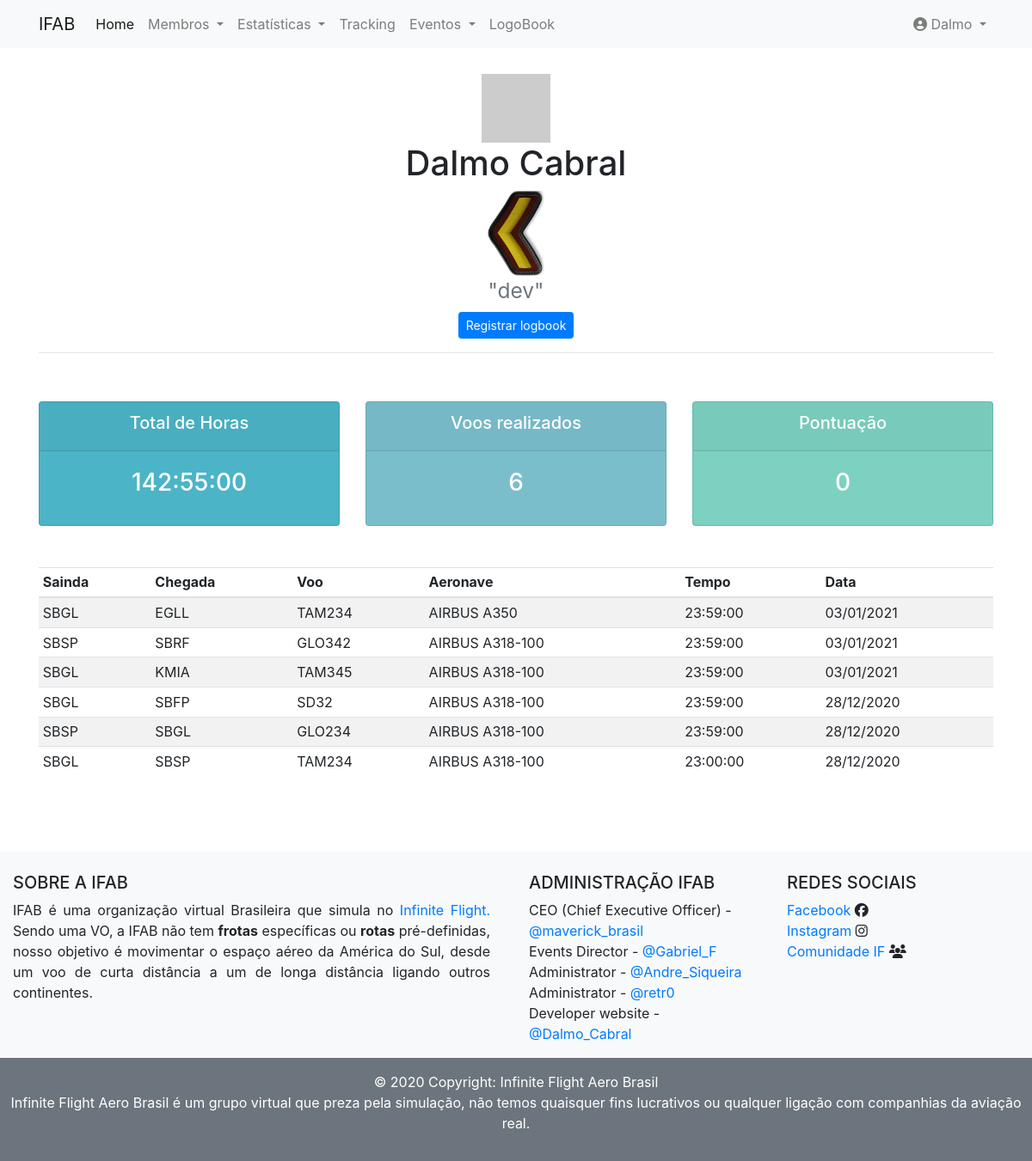
The app's page /user/1 (signed in), older data.
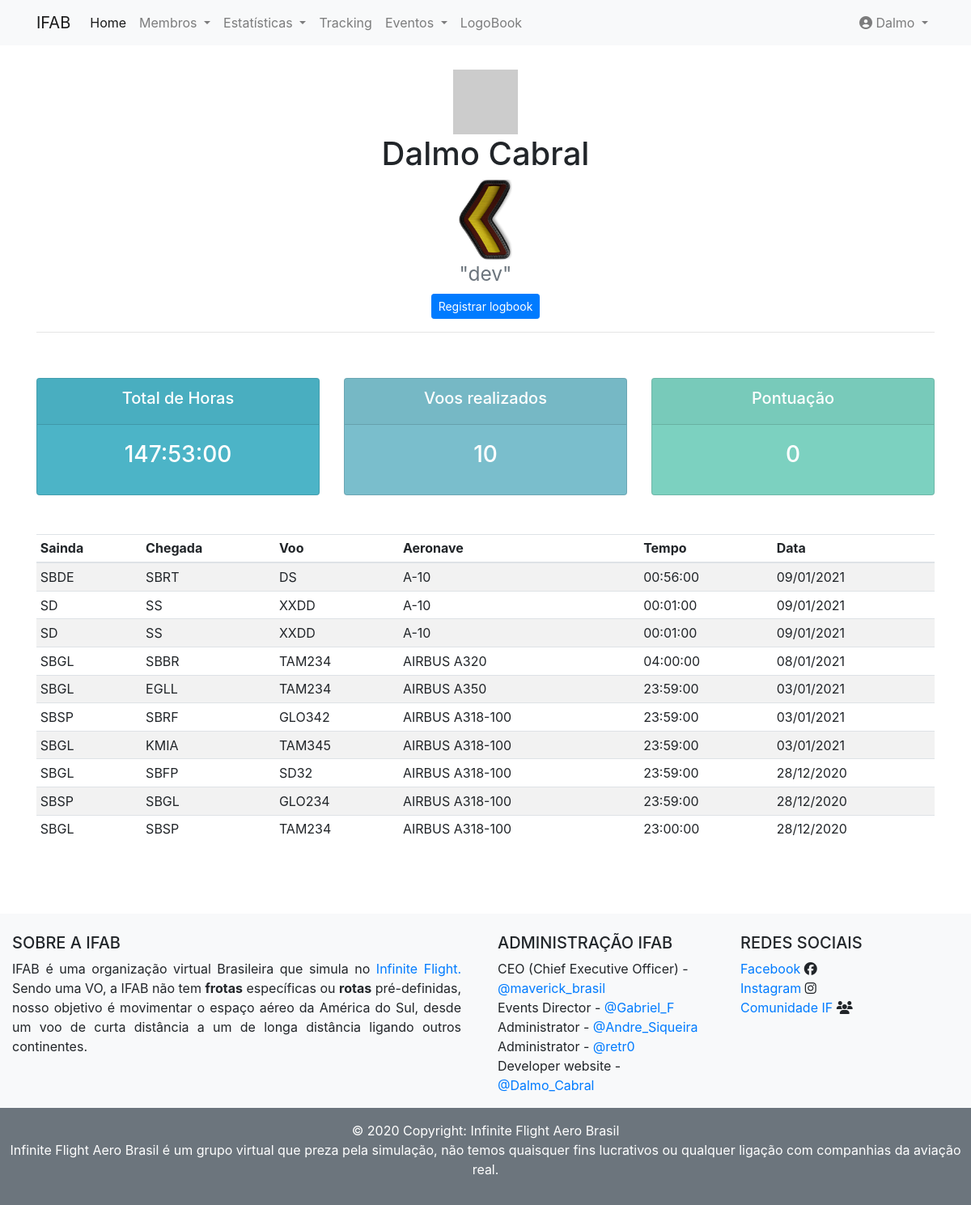
The same page, newer data.
### app/models.py (models this page shows, shortened)
class User(db.Model, UserMixin):
    __tablename__ = 'users'
    id = db.Column(db.Integer, primary_key=True)
    username = db.Column(db.String(80), nullable=False)
    sobrenome = db.Column(db.String(200))
    email = db.Column(db.String(120), unique=True, nullable=False, index=True)
    password = db.Column(db.String(120), nullable=False)
    gametag = db.Column(db.String(200))
    registro = db.Column(db.String(200))
    ifcomunity = db.Column(db.String(400))
    sobremim = db.Column(db.String(200))
    pais = db.Column(db.String(200))
    base = db.Column(db.String(200))
    idade = db.Column(db.String(200))
    grau = db.Column(db.String(200))
    logbook = db.relationship('Logbook', backref='user', lazy='dynamic')  #lazy='dynamic'
    data_create = db.Column(db.DateTime, default=datetime.utcnow)
    pontos = db.Column(db.Integer(), default=0)
    cont_tempo = db.Column(db.Float, default=0)
    cont_tempo_str = db.Column(db.String(20000), default='00:00:00')
    cont_voo = db.Column(db.Integer, default=0)
    def avatar(self, size):
        digest = md5(self.email.lower().encode('utf-8')).hexdigest()
        return 'https://www.gravatar.com/avatar/{}?d=identicon&s={}'.format(
            digest, size)

class Logbook(db.Model):
    __tablename__ = 'logbooks'
    id = db.Column(db.Integer, primary_key=True)
    saida = db.Column(db.String(200))
    chegada = db.Column(db.String(200))
    aeronave = db.Column(db.String(200))
    voo = db.Column(db.String(200))
    tempo = db.Column(db.Time, nullable=False)
    user_id = db.Column(db.Integer, db.ForeignKey('users.id'))
    data_create = db.Column(db.DateTime, default=datetime.utcnow)

### app/routes.py (the view)
@app.route('/user/<int:id>')
@login_required
def user(id):
    va = get_all_time2(Logbook.query.filter_by(user_id=id).all())
    user = User.query.get(id)
    flying_time = get_all_time(Logbook.query.filter_by(user_id=id).all())
    log = Logbook.query.filter_by(user_id=id).order_by(Logbook.data_create.desc()).all()
    return render_template('user.html', user=user, log=log, flying_time=flying_time, va=va)

### app/models.py (called while the page is built)
@login_manager.user_loader
def current_user(user_id):
    return User.query.get(user_id)

### app/tools.py (called while the page is built)
def get_all_time(logbooks):
    counter = timedelta()
    for logbook in logbooks:
        t = timedelta(
            hours=int(logbook.tempo.hour),
            minutes=int(logbook.tempo.minute),
            seconds=int(logbook.tempo.second),
        )
        counter += t
    time =  (counter.total_seconds() / 3600)
    return '{0:02.0f}:{1:02.0f}:00'.format(*divmod(float(time) * 60, 60))

def get_all_time2(logbooks):
    counter = timedelta()
    for logbook in logbooks:
        t = timedelta(
            hours=int(logbook.tempo.hour),
            minutes=int(logbook.tempo.minute),
            seconds=int(logbook.tempo.second),
        )
        counter += t
    time =  (counter.total_seconds() / 3600)
    return time

### app/templates/user.html
{% extends 'base.html' %}
{% from 'bootstrap/form.html' import render_form %}
{% block content %}
<div class="container user-b1">
    <div class="text-center">
        <img src="{{ user.avatar(128) }}">
        <h1>{{ user.username }} {{ user.sobrenome}}</h1>
        {% if va > 3000 %}
      <img src="../static/img/patente/CMM.png" alt=""  width="240px">
    {% elif va > 2000 %}
      <img src="../static/img/patente/CMD.png" alt="" width="240px">
    {% elif va > 1000 %}
      <img src="../static/img/patente/POF2.png" alt="" width="240px">
    {% elif va > 500 %}
      <img src="../static/img/patente/POF.png" alt=""  width="240px">
    {% elif va > 250 %}
      <img src="../static/img/patente/COP2.png" alt="" width="240px">
    {% else %}
      <img src="../static/img/patente/COP.png" alt="" width="240px">
    {% endif %}
        <h3><small class="text-muted">"{{user.sobremim}}"</small></h3>
    </div>
    <div class="text-center">
        <div>
        <a class="btn btn-primary btn-sm brn-block" href="{{ url_for('logbook', id=user.id) }}">Registrar logbook</a>
        </div>
    </div>
    <hr>
    <div class="row">
        <div class="col-sm">
            <div class="card text-white md=3" style="background-color:  #4cb4c7; margin-top: 40px;">
                <div>
                    <div class="card-header">
                        <h5 class="text-center">Total de Horas</h5>
                    </div>
                    <div>
                        <div class="card-body text-center">
                            <h3 class="card-title">{{flying_time}}</h3>
                        </div>
                    </div>
                </div>
            </div>
        </div>
        <div class="col-sm">
            <div class="card text-center text-white md=3" style="background-color:  #7abecc; margin-top: 40px;">
                <div class="card-header">
                    <h5>Voos realizados</h5>
                </div>
                <div class="card-body">
                    <h3 class="card-title">{{ log | length }}</h3>
                </div>
            </div>
        </div>
        <div class="col-sm" style="margin-top: 40px;">
            <div class="card text-center text-white md=3" style="background-color:  #7cd1c0;">
                <div>
                    <div class="card-header">
                        <h5>Pontuação </h5>
                    </div>
                    <div class="card-body">
                        <h3 class="card-title">{{user.pontos}}</h3>
                    </div>
                </div>
            </div>
        </div>
    </div>
    <br>
    <br>
    <table class="table table-sm table-responsive-sm table-striped">
        <thead>
          <tr>
            <th scope="col">Sainda</th>
            <th scope="col">Chegada</th>
            <th scope="col">Voo</th>
            <th scope="col">Aeronave</th>
            <th scope="col">Tempo</th>
            <th scope="col">Data</th>
          </tr>
        </thead>
        <tbody>
            {% for log in log %}
                <tr>
                    <td>{{log.saida}}</td>
                    <td>{{log.chegada}}</td>
                    <td>{{log.voo}}</td>
                    <td>{{log.aeronave}}</td>
                    <td>{{log.tempo.strftime('%H:%M:%S') }}</td>
                    <td>{{log.data_create.strftime('%d/%m/%Y')}}</td>
                </tr>
            {% endfor %}
        </tbody>
      </table>
</div>
{% endblock %}

### app/templates/base.html (shortened to what this page needs)
<!doctype html>
<html lang="pt-br">
  <head>
    <link rel="stylesheet" href="{{ url_for('static', filename='css/style.css') }}">
    <link rel="stylesheet" href="https://use.fontawesome.com/releases/v5.15.1/css/all.css">
    <link rel="stylesheet" href="https://unpkg.com/leaflet@1.6.0/dist/leaflet.css"
 />
  <link rel="stylesheet" href="https://maxcdn.bootstrapcdn.com/bootstrap/4.0.0/css/bootstrap.min.css"
>
    {{ bootstrap.load_css() }}
  </head>
  <body>
      {% include 'nav.html' %}
        {% block content %} {% endblock %}
        <br>
        <br>
        <br>
  <footer class="page-footer font-small  bg-light pt-4">
    <div class="container-fluid text-center text-md-left">
      <div class="row">
        <div class="col-md-6 mt-md-0 mt-3">
          <h5 class="text-uppercase">Sobre a IFAB</h5>
          <p style="text-align: justify;padding-right: 15px;">
            IFAB é uma organização virtual Brasileira que simula no <a href="https://infiniteflight.com/"
              target="_blank" rel="noopener noreferrer">Infinite Flight.</a>
            Sendo uma VO, a IFAB não tem <strong>frotas</strong> específicas ou <strong>rotas</strong> pré-definidas,
            nosso objetivo é movimentar
            o espaço aéreo da América do Sul, desde um voo de curta distância a um de longa distância ligando outros
            continentes.
          </p>
        </div>
        <div class="col-md-3 mb-md-0 mb-3">
          <h5 class="text-uppercase">ADMINISTRAÇÃO IFAB</h5>
          <ul class="list-unstyled">
            <li>
              CEO (Chief Executive Officer) - <a href="https://community.infiniteflight.com/u/maverick_brasil">@maverick_brasil</a>
            </li>
            <li>
              Events Director - <a href="https://community.infiniteflight.com/u/gabriel_f">@Gabriel_F</a>
            </li>
            Administrator - <a href="https://community.infiniteflight.com/u/andre_siqueira">@Andre_Siqueira</a></li>
            <li>
              Administrator - <a href="https://community.infiniteflight.com/u/retr0">@retr0</a>
            </li>
            <li>
              Developer website - <a href="https://community.infiniteflight.com/u/Dalmo_Cabral">@Dalmo_Cabral</a>
            </li>
          </ul>
        </div>
        <div class="col-md-3 mb-md-0 mb-3">
          <h5 class="text-uppercase">REDES SOCIAIS</h5>
          <ul class="list-unstyled">
            <li>
              <a href="https://www.facebook.com/groups/1305304286307235/?ref=bookmarks">Facebook</a> <i
                class="fab fa-facebook" aria-hidden="true"></i>
            </li>
            <li>
              <a href="https://www.instagram.com/if_aero_brasil/">Instagram</a> <i class="fab fa-instagram"
                aria-hidden="true"></i>
            </li>
            <li>
              <a href="https://community.infinite-flight.com/">Comunidade IF</a> <i class="fas fa-users"></i>
            </li>
          </ul>
        </div>
      </div>
    </div>
    <div class="footer-copyright text-center py-3  bg-secondary text-white">© 2020 Copyright:
      Infinite Flight Aero Brasil</a>
      <p>
        Infinite Flight Aero Brasil é um grupo virtual que preza pela simulação, não temos quaisquer fins lucrativos ou
        qualquer ligação com companhias da aviação real.
      </p>
    </div>
  </footer>
  </body>
</html>

### app/templates/nav.html (shortened to what this page needs)
<nav class="navbar navbar-expand-lg navbar-light bg-light">
  <div class="container">
    <a class="navbar-brand" href="#">IFAB</a>
    <div class="collapse navbar-collapse" id="navbarNav">
      <ul class="navbar-nav">
        <li class="nav-item active">
          <a class="nav-link" href="{{ url_for('index') }}">Home</a>
        </li>
        <li class="nav-item dropdown">
          <a class="nav-link dropdown-toggle" href="#" id="navbarDropdown" role="button" data-toggle="dropdown"
            aria-haspopup="true" aria-expanded="false">
            Membros
          </a>
        </li>
        <li class="nav-item dropdown">
          <a class="nav-link dropdown-toggle" href="#" id="navbarDropdown" role="button" data-toggle="dropdown"
            aria-haspopup="true" aria-expanded="false">
            Estatísticas
          </a>
        </li>
        <li class="nav-item">
          <a class="nav-link" href="tracker">Tracking</a>
        </li>
        <li class="nav-item dropdown">
          <a class="nav-link dropdown-toggle" href="#" id="navbarDropdown" role="button" data-toggle="dropdown"
            aria-haspopup="true" aria-expanded="false">
            Eventos
          </a>
        </li>
      </ul>
      {% if current_user.is_anonymous %}
      <ul class="nav navbar-nav ml-auto">
        <li class="nav-item">
          <a class="nav-link" href="{{ url_for('login') }}"><i class="fas fa-sign-in-alt"></i> Login</a>
        </li>
      </ul>
      {% else %}
      <ul class="navbar-nav">
        <li>
          <a class="nav-link" href="{{ url_for('user', id=current_user.id) }}">
              LogoBook</a>
        </li>
      </ul>
      <ul class="nav navbar-nav ml-auto">
        <li class="nav-item dropdown">
          <a class="nav-link dropdown-toggle" href="#" id="navbarDropdown" role="button" data-toggle="dropdown"
            aria-haspopup="true" aria-expanded="false"><i class="fas fa-user-circle"></i>
            {{ current_user.username }}
          </a>
        </li>
      </ul>
      {% endif %}
    </div>
  </div>
</nav>

### app/static/css/style.css (style rules this page uses)
body { background-color: #ebeff5; }
.user-b1 { margin-top: 30px; }
html { font-size: 1rem; }

Row changes from the older to the newer data that the page shows:
added Logbook: saida "SBDE", chegada "SBRT", voo "DS", aeronave "A-10", tempo "00:56:00", data_create "09/01/2021"
added Logbook: saida "SD", chegada "SS", voo "XXDD", aeronave "A-10", tempo "00:01:00", data_create "09/01/2021"
added Logbook: saida "SD", chegada "SS", voo "XXDD", aeronave "A-10", tempo "00:01:00", data_create "09/01/2021"
added Logbook: saida "SBGL", chegada "SBBR", voo "TAM234", aeronave "AIRBUS A320", tempo "04:00:00", data_create "08/01/2021"
Text that changed along with them:
{{ flying_time }}: "142:55:00" → "147:53:00"
{{ log | length }}: "6" → "10"
